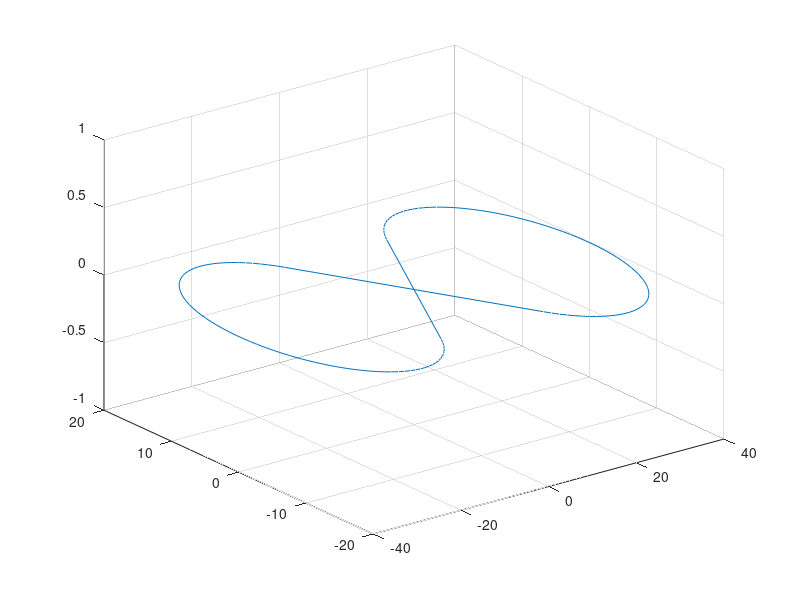

MATLAB code to generate this figure:
clear all
close all

radius=18-1.5; % Radius of the center of the road
center_circle=radius*sqrt(2);
x=zeros(1,154);
y=zeros(1,154);

i=1;
for ang=pi/2+pi/4:-pi/50:-pi/2-pi/4;
    i=i+1;
    x(i)=radius*cos(ang)+(center_circle);
    y(i)=radius*sin(ang);
end

for ang=pi/2-pi/4:pi/50:pi+pi/2+pi/4;
    i=i+1;
    x(i)=radius*cos(ang)-(center_circle);
    y(i)=radius*sin(ang);
end
z=zeros(1,154);
plot3(x,y,z)
grid